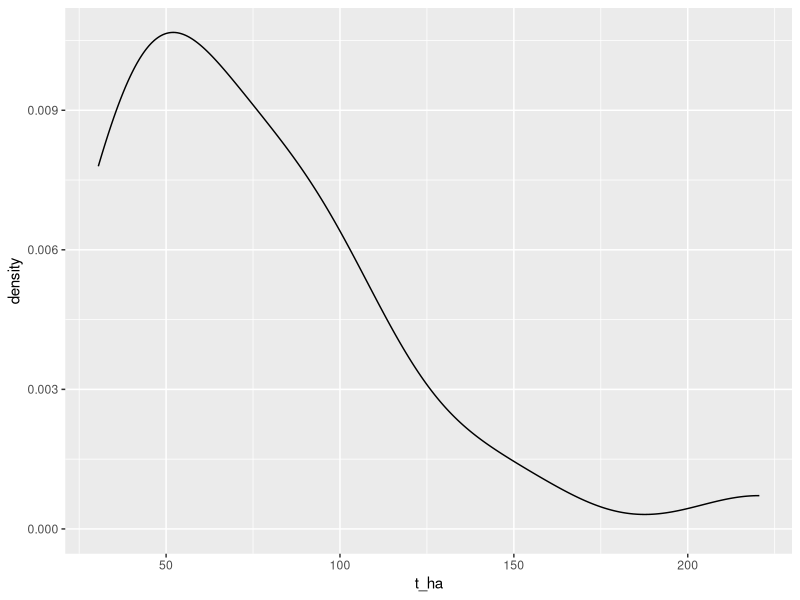

Write the R code that produced this figure.
## allotment data from https://allotments.net/2021/12/18/updated-survey-of-cambridge-allotments/

library(tidyverse)

data <- data.frame(
  name = c("Wenvoe", "Blacklands", "Burnside", "Perne",
           "Fairfax", "Baldock", "Peverel", "Holbrook",
           "Elfreda", "Fanshawe", "Pakenham", "Vinery",
           "Hawthorn", "Stourbridge", "Maple", "Auckland",
           "Clay", "Glebe Farm", "Nuffield", "Trumpington",
           "Bateson", "Kendal", "Histon", "Fulbrooke",
           "Empty", "New", "Victoria", "Nine Wells", "Foster"),
  size_ha = c(0.69, 2.17, 3.3, 0.66, 1.64, 1.5, 0.5, 2.31, 4.13,
              .58, 4.86, 1.44, .17, 3.44, .06, .29, 1.5, .27, 2.23,
              .9, .13, .24, 5.76, .136, 1.31, .49, .23, .32, 1.63),
  plots = c(20, 64, 103, 23, 66, 56, 16, 86, 135, 29, 174,
            47, 5, 113, 2, 12, 44, 8, 77, 18, 4, 10, 194, 4, 41, 18, 18, 9, 55),
  tenants = c(41, 92, 122, 24,
              78, 85, 17, 105,
              126, 45, 274, 63,
              14, 124, 5, 29,
              151, 27, 132, 63,
              15, 32, 210, 30,
              102, 42, 35, 32, 96),
  waiting = c(30, 7, 39, 5,
              21, 22, 1, 13,
              6, 107, 28, 46,
              69, 6, 32, 41,
              40, 17, 13, 26,
              79, 50, 47, 7,
              163, 16, 25, 11, 151),
  tenant_2009 = c(25, 87, 88, 24,
                  53, 61, 16, 81,
                  126, 26, 165, 26,
                  8, 108, 3, 15,
                  0, 0, 77, 0,
                  4, 5, 202, 21,
                  48, 21, 26, 0, 87 ),
  waiting_2009 = c(15, 12, 3, 10,
                   40, 11, 2, 15,
                   6, 12, 70, 4,
                   7, 4, 8, 51,
                   0, 0, 36, 0,
                   4, 5, 31, 2,
                   67, 44, 10, 0, 25),
  size_2019 = c(.7, 2.17, 3.3, .66,
                1.64, 1.5, .5, 2.31,
                4, .58, 4.86, 1.44,
                .17, 3.44, .06, .29,
                0, 0, 2.23, 0,
                .13, .1, 5.76, .136,
                1.31, .49, .4, 0, 1.63),
  plots_2009 = c(17, 72, 98, 23,
                 61, 56, 16, 85.5,
                 126, 29, 180, 47,
                 5, 109.5, 2, 12,
                 0,0, 77, 0,
                 4, 3, 191.5, 5.5,
                 47, 18, 16, 0, 49.25)
)



data <- data %>%
  mutate(p_ha = plots / size_ha,
         t_ha = tenants / size_ha,
         t_plot = tenants / plots,
         w_plot = waiting / plots,
         new_old = tenants / tenant_2009,
         d_plot = plots - plots_2009) %>%
  arrange(name)

data %>%
  summarise(across(where(is_double), sum)) %>%
  mutate(ploth = plots/size_ha,
         tenantsh = tenants / plots,
         )

data

data %>%
  ggplot() +
  geom_density(aes(t_ha))

data %>%
  mutate_at(.vars = 2:ncol(.), as.numeric) %>%
  .[,2:8] %>%
  map_dbl(.,sum)




